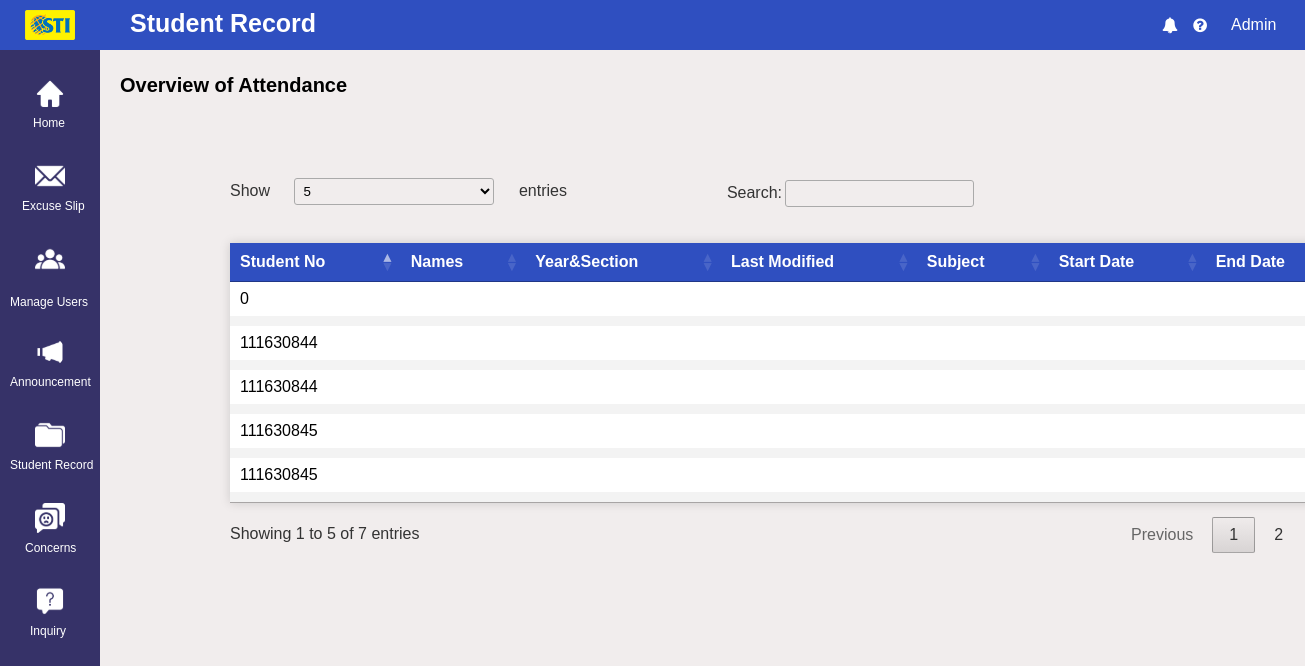
Screenshot of /Admin/Overview_of_Attendance.php with the database file from the repository.
### tables this page shows
CREATE TABLE `attendance` (
  `Attendance_ID` int(255) NOT NULL,
  `Class_ID` int(255) NOT NULL,
  `Student_ID` int(255) NOT NULL,
  `Student_First_Name` varchar(255) NOT NULL,
  `Student_Last_Name` varchar(255) NOT NULL,
  `Date` date NOT NULL,
  `Status` varchar(255) NOT NULL,
  `Last Modified` varchar(255) NOT NULL
);

### Admin/Overview_of_Attendance.php (the view, shortened to what this page needs)
<?php
    require 'config.php';
?>
<!DOCTYPE html>
<html lang="en">
<head>
    <link rel="stylesheet" href="Overview_of_Attendance.css">
    <link href="css/jquery.dataTables.min.css" rel="stylesheet">
    <link rel="stylesheet" href="https://stackpath.bootstrapcdn.com/font-awesome/4.7.0/css/font-awesome.min.css">
</head>
<body>
    <div class="container">
        <div class="navigation">
            <ul>
                <li>
                    <a href="">
                    </a>
                </li>
                <li>
                    <a href="dash.php">
                    <span class="icon"><img src="images/sidebar_menu/Home.svg" alt=""></span>
                    <span class="title1" ><br>Home</span>
                    </a>
                </li>
                <li>
                    <a href="Lists_of_Excuse_Letter.php">
                    <span class="icon"><img src="images/sidebar_menu/Excuse_slip.svg" alt=""></span>
                    <span class="title2" ><br>Excuse Slip</span>
                    </a>
                </li>
                <li><a href="">
                    <div class="dropdown1">
                        <span class="icon" style="padding-top: -100px;"><img src="images/sidebar_menu/Manage_Users.svg" alt=""></span>
                        <a class="dropbtn1" style="margin-top: -40px;">
                            <span class="title">Manage Users</span>
                        </a>
                    </div></a>
                </li>
                <li>
                    <a href="Lists_of_Announcement.php">
                    <span class="icon"><img src="images/sidebar_menu/Announcement.svg" alt=""></span>
                    <span class="title" ><br>Announcement</span>
                    </a>
                </li>
                <li>
                    <a href="Student_Record.php">
                    <span class="icon"><img src="images/sidebar_menu/Student_Record.svg" alt=""></span>
                    <span class="title" ><br>Student Record</span>
                    </a>
                </li>
                <li>
                    <a href="Lists_of_Concerns.php">
                    <span class="icon"><img src="images/sidebar_menu/Concerns.svg" alt=""></span>
                    <span class="title3" ><br>Concerns</span>
                    </a>
                </li>
                <li>
                    <a href="List_of_Inquiries.php">
                    <span class="icon"><img src="images/sidebar_menu/Inquiry.svg" alt=""></span>
                    <span class="title4" ><br>Inquiry</span>
                    </a>
                </li>
            </ul>
        </div>
        <div class="main">
            <span id="logo"><img src="images/sti_logo.png" alt=""></span>
            <div class="topbar">
                <div class="toptitle">
                    <h2>Student Record</h2>
                </div>
                <div class="icons">
                    <i class="fa fa-bell"></i>
                    <i class="fa fa-question-circle"></i>
                </div>
                <div class="dropdown">
                    <button class="dropbtn">Admin</button>
                </div>
                </div>
                </div>
                <div class="main1">
                    <div class="title2">
                      <h1>Overview of Attendance</h1>
                    </div>
                </div>
                </div>
                <div class="card-header">
                    <table id="myDataTable" class="hover" style="margin-left: 80px;">
                        <thead>
                            <tr>
                                <th>Student No</th>
                                <th>Names</th>
                                <th>Year&Section</th>
                                <th>Last Modified</th>
                                <th>Subject</th>
                                <th>Start Date</th>
                                <th>End Date</th>
                            </tr>
                        </thead>
                        <tbody>
                        <?php
                            $query = "SELECT * FROM `attendance`";
                            $query_run = mysqli_query($link, $query);
                            if(mysqli_num_rows($query_run) > 0)
                            {
                                foreach($query_run as $attendance)
                                {
                                    ?>
                            <tr>
                                <td><?= $attendance['Student_ID']; ?></td>
                                <td><?= $attendance['Names']; ?></td>
                                <td><?= $attendance['Year_Level']; ?><?= $attendance['Section']; ?></td>
                                <td><?= $attendance['Last_Modified']; ?></td>
                                <td><?= $attendance['Subject']; ?></td>
                                <td><?= $attendance['Start_Date']; ?></td>
                                <td><?= $attendance['End_Date']; ?></td>
                            </tr>
                            <?php
                                }
                            }
                            else
                            {
                            }
                        ?>
                        </tbody>
                    </table>
                </div>
</body>
</html>

### Admin/Overview_of_Attendance.css (style rules this page uses)
* { margin: 0; padding: 0; box-sizing: border-box; font-family: 'Poppins', sans-serif; }
body { overflow-x: hidden; background: rgb(241, 237, 237); }
.container { position: relative; width: 100%; scroll-padding-top: 20px; }
.navigation { position:fixed; width: 100px; height: 100%; background: rgb(54, 50, 104); transition: 05s; overflow: hidden; }
.navigation ul { position: absolute; top: 0; left: 0; width: 100%; }
.navigation ul li { position: relative; width: 100%; list-style: none; }
.navigation ul li:nth-child(1) { margin-bottom: 20px; }
.navigation ul li a { position: relative; margin: 10px; display: block; padding: 10px; width: 100%; display: flex; text-decoration: none; color: white; }
.navigation ul li a .icon { position: relative; display: block; margin-left: 15px; padding-bottom: 53px; min-width: 20px; height: 20px; line-height: 10px; text-align: center; }
.navigation ul li a .icon img { width: 30px; }
.navigation ul li a .title { position: absolute; display: block; font-size: 12px; margin-left: -10px; padding-top: 0px; height: 50px; text-align: center; line-height: 30px; white-space: nowrap; }
.navigation ul li a .title1 { position: absolute; display: block; font-size: 12px; margin-left: 0px; padding: 0 13px; height: 60px; text-align: center; line-height: 30px; white-space: nowrap; }
.navigation ul li a .title2 { position: absolute; display: block; font-size: 12px; margin-left: 0px; padding: 0 2px; height: 60px; text-align: center; line-height: 30px; white-space: nowrap; }
.navigation ul li a .title3 { position: absolute; display: block; font-size: 12px; margin-left: 0px; padding: 0 5px; height: 60px; text-align: center; line-height: 30px; white-space: nowrap; }
.navigation ul li a .title4 { position: absolute; display: block; font-size: 12px; margin-left: 0px; padding: 0 10px; height: 60px; text-align: center; line-height: 30px; white-space: nowrap; }
.main { position: relative; background: rgb(47, 79, 192); width: 100%; height: 50px; display: inline-flex; }
.topbar { display: flex; position: relative; }
.main .toptitle { position: relative; display: inline-block; color: white; align-items: center; margin-top: 2px; margin-left: 10px; margin-right: 200px; padding: 15px; width: 220px; }
.toptitle h2 { font-size: 25px; margin-top: -8px; }
#logo img { margin:10px 30px 10px 25px; width: 50px; }
.icons { display: flex; justify-content: space-between; text-align: center; margin-left: 620px; align-items: center; padding: px; color: white; }
.icons i { width: 30px; text-align: center; }
.main1 { position: relative; margin-left: 100px; }
.title2 h1 { position: relative; align-content: center; font-size: 20px; font-family: Poppins,sans-serif; padding: 20px; }
.card-header { position: absolute; top: 250px; left: 30px; text-align: center; }
.hover { border-collapse: collapse; margin: 25px 0 0px 50px; font-size: 0.8em; width: 100px; font-family: sans-serif; min-width: 10px; box-shadow: 0 0 10px rgba(0, 0, 0, 0.15); }
.hover thead tr { background-color: rgb(47, 79, 192); color: white; text-align: center; }
.hover th, .hover td { text-align: left; padding: 20px 20px 20px 50px; }
.hover tbody tr { border-bottom: 10px solid #dddddd; }
.hover tbody tr { background-color: #f3f3f3; }
.hover tbody tr:last-of-type { border-bottom: 2px solid #009879; }
.dropbtn { background: rgb(47, 79, 192); color: white; padding: 16px; font-size: 16px; border: none; }
.dropdown { position: relative; display: inline-block; }
.dropdown1 { position: relative; margin-top: -30px; margin-bottom: 30px; }
.dropdown1 .dropbtn1 { text-decoration: none; color: white; }

### Admin/Overview_of_Attendance.php (style rules this page uses)
.card-header { margin-left: 120px; text-align: center; margin-top: -60px; }
table.dataTable th, table.dataTable td { border-bottom: 10px solid #f3f3f3; font-size: 16px; }
table.dataTable td { background-color: white; height: 10px; }

### rows the page displays
attendance: Student_ID "111630844"
attendance: Student_ID "111630845"
attendance: Student_ID "0"
attendance: Student_ID "111630844"
attendance: Student_ID "111630845"
